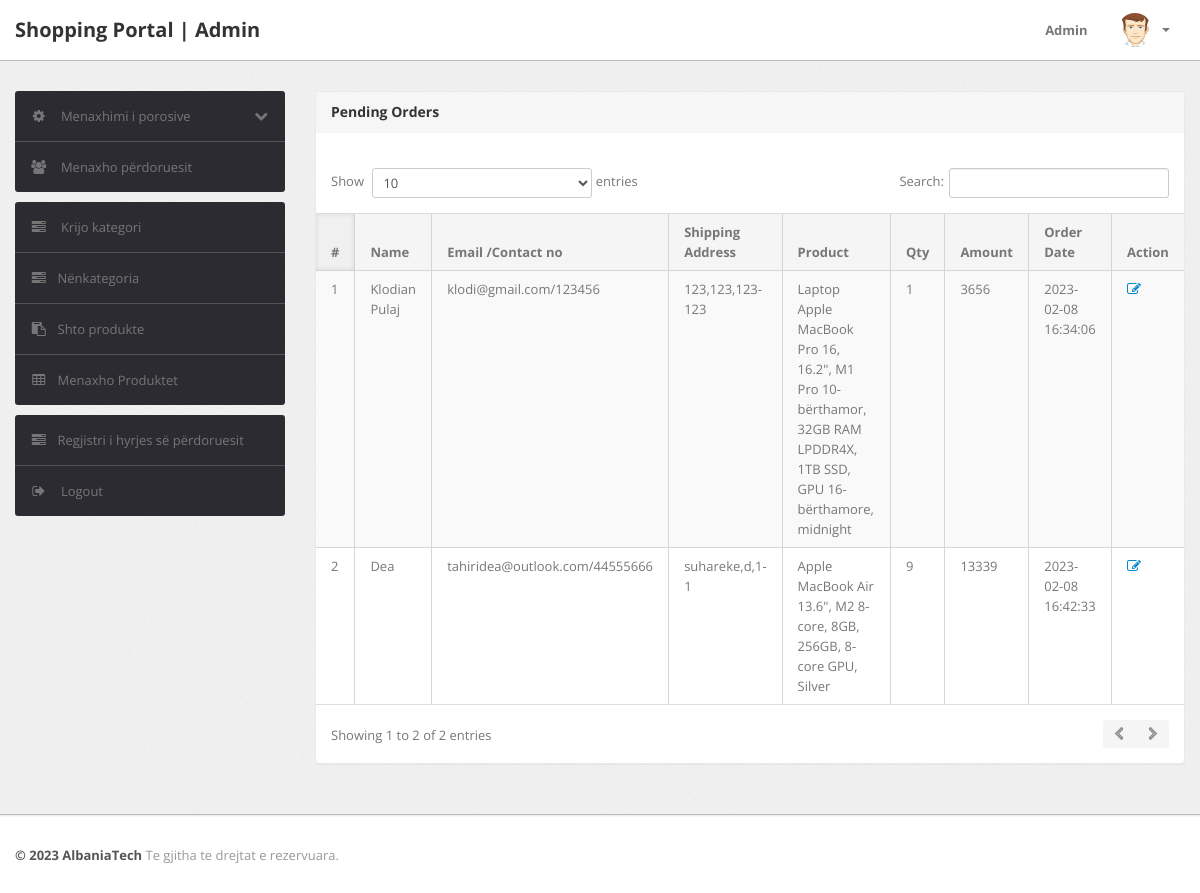
The app's page /admin/delivered-orders.php (signed in) with its own data.
### tables this page shows
CREATE TABLE `orders` (
  `id` int(11) NOT NULL,
  `userId` int(11) DEFAULT NULL,
  `productId` varchar(255) DEFAULT NULL,
  `quantity` int(11) DEFAULT NULL,
  `orderDate` timestamp NOT NULL DEFAULT current_timestamp(),
  `paymentMethod` varchar(50) DEFAULT NULL,
  `orderStatus` varchar(55) DEFAULT NULL
);

CREATE TABLE `users` (
  `id` int(11) NOT NULL,
  `name` varchar(255) DEFAULT NULL,
  `email` varchar(255) DEFAULT NULL,
  `contactno` bigint(11) DEFAULT NULL,
  `password` varchar(255) DEFAULT NULL,
  `shippingAddress` longtext DEFAULT NULL,
  `shippingState` varchar(255) DEFAULT NULL,
  `shippingCity` varchar(255) DEFAULT NULL,
  `shippingPincode` int(11) DEFAULT NULL,
  `billingAddress` longtext DEFAULT NULL,
  `billingState` varchar(255) DEFAULT NULL,
  `billingCity` varchar(255) DEFAULT NULL,
  `billingPincode` int(11) DEFAULT NULL,
  `regDate` timestamp NOT NULL DEFAULT current_timestamp(),
  `updationDate` varchar(255) DEFAULT NULL
);

CREATE TABLE `products` (
  `id` int(11) NOT NULL,
  `category` int(11) NOT NULL,
  `subCategory` int(11) DEFAULT NULL,
  `productName` varchar(255) DEFAULT NULL,
  `productCompany` varchar(255) DEFAULT NULL,
  `productPrice` int(11) DEFAULT NULL,
  `productPriceBeforeDiscount` int(11) DEFAULT NULL,
  `productDescription` longtext DEFAULT NULL,
  `productImage1` varchar(255) DEFAULT NULL,
  `productImage2` varchar(255) DEFAULT NULL,
  `productImage3` varchar(255) DEFAULT NULL,
  `shippingCharge` int(11) DEFAULT NULL,
  `productAvailability` varchar(255) DEFAULT NULL,
  `postingDate` timestamp NULL DEFAULT current_timestamp(),
  `updationDate` varchar(255) DEFAULT NULL
);

### admin/delivered-orders.php (the view, shortened to what this page needs)
<?php
include('include/config.php');
if(strlen($_SESSION['alogin'])==0)
	{
header('location:index.php');
}
else{
?>
<!DOCTYPE html>
<html lang="en">
<head>
	<link type="text/css" href="bootstrap/css/bootstrap.min.css" rel="stylesheet">
	<link type="text/css" href="bootstrap/css/bootstrap-responsive.min.css" rel="stylesheet">
	<link type="text/css" href="css/theme.css" rel="stylesheet">
	<link type="text/css" href="images/icons/css/font-awesome.css" rel="stylesheet">
</head>
<body>
<?php include('include/header.php');?>
	<div class="wrapper">
		<div class="container">
			<div class="row">
<?php include('include/sidebar.php');?>
			<div class="span9">
					<div class="content">
	<div class="module">
							<div class="module-head">
								<h3>Pending Orders</h3>
							</div>
							<div class="module-body table">
									<br />
								<table cellpadding="0" cellspacing="0" border="0" class="datatable-1 table table-bordered table-striped	 display table-responsive" >
									<thead>
										<tr>
											<th>#</th>
											<th> Name</th>
											<th width="50">Email /Contact no</th>
											<th>Shipping Address</th>
											<th>Product </th>
											<th>Qty </th>
											<th>Amount </th>
											<th>Order Date</th>
											<th>Action</th>
										</tr>
									</thead>
<tbody>
<?php
$st='Delivered';
$query=mysqli_query($con,"select users.name as username,users.email as useremail,users.contactno as usercontact,users.shippingAddress as shippingaddress,users.shippingCity as shippingcity,users.shippingState as shippingstate,users.shippingPincode as shippingpincode,products.productName as productname,products.shippingCharge as shippingcharge,orders.quantity as quantity,orders.orderDate as orderdate,products.productPrice as productprice,orders.id as id  from orders join users on  orders.userId=users.id join products on products.id=orders.productId where orders.orderStatus='$st'");
$cnt=1;
while($row=mysqli_fetch_array($query))
{
?>
										<tr>
											<td><?php echo htmlentities($cnt);?></td>
											<td><?php echo htmlentities($row['username']);?></td>
											<td><?php echo htmlentities($row['useremail']);?>/<?php echo htmlentities($row['usercontact']);?></td>
											<td><?php echo htmlentities($row['shippingaddress'].",".$row['shippingcity'].",".$row['shippingstate']."-".$row['shippingpincode']);?></td>
											<td><?php echo htmlentities($row['productname']);?></td>
											<td><?php echo htmlentities($row['quantity']);?></td>
											<td><?php echo htmlentities($row['quantity']*$row['productprice']+$row['shippingcharge']);?></td>
											<td><?php echo htmlentities($row['orderdate']);?></td>
											<td>    <a href="updateorder.php?oid=<?php echo htmlentities($row['id']);?>" title="Update order" target="_blank"><i class="icon-edit"></i></a>
											</td>
											</tr>
										<?php $cnt=$cnt+1; } ?>
										</tbody>
								</table>
							</div>
						</div>
					</div>
				</div>
			</div>
		</div>
	</div>
<?php include('include/footer.php');?>
</body>
<?php } ?>

### records on screen
orders: userId.name "Klodian Pulaj", userId.email "klodi@gmail.com", userId.contactno "123456", userId.shippingPincode "123,123,123-123", productId.productName "Laptop Apple MacBook Pro 16, 16.2\", M1 Pro 10-bërthamor, 32GB RAM LPDDR4X, 1TB SSD, GPU 16-bërthamore, midnight", quantity "1", $row['quantity']*$row['productprice']+$row['shippingcharge'] "3656", orderDate "2023-02-08 16:34:06"
orders: userId.name "Dea", userId.email "tahiridea@outlook.com", userId.contactno "44555666", userId.shippingPincode "suhareke,d,1-1", productId.productName "Apple MacBook Air 13.6\", M2 8-core, 8GB, 256GB, 8-core GPU, Silver", quantity "9", $row['quantity']*$row['productprice']+$row['shippingcharge'] "13339", orderDate "2023-02-08 16:42:33"
